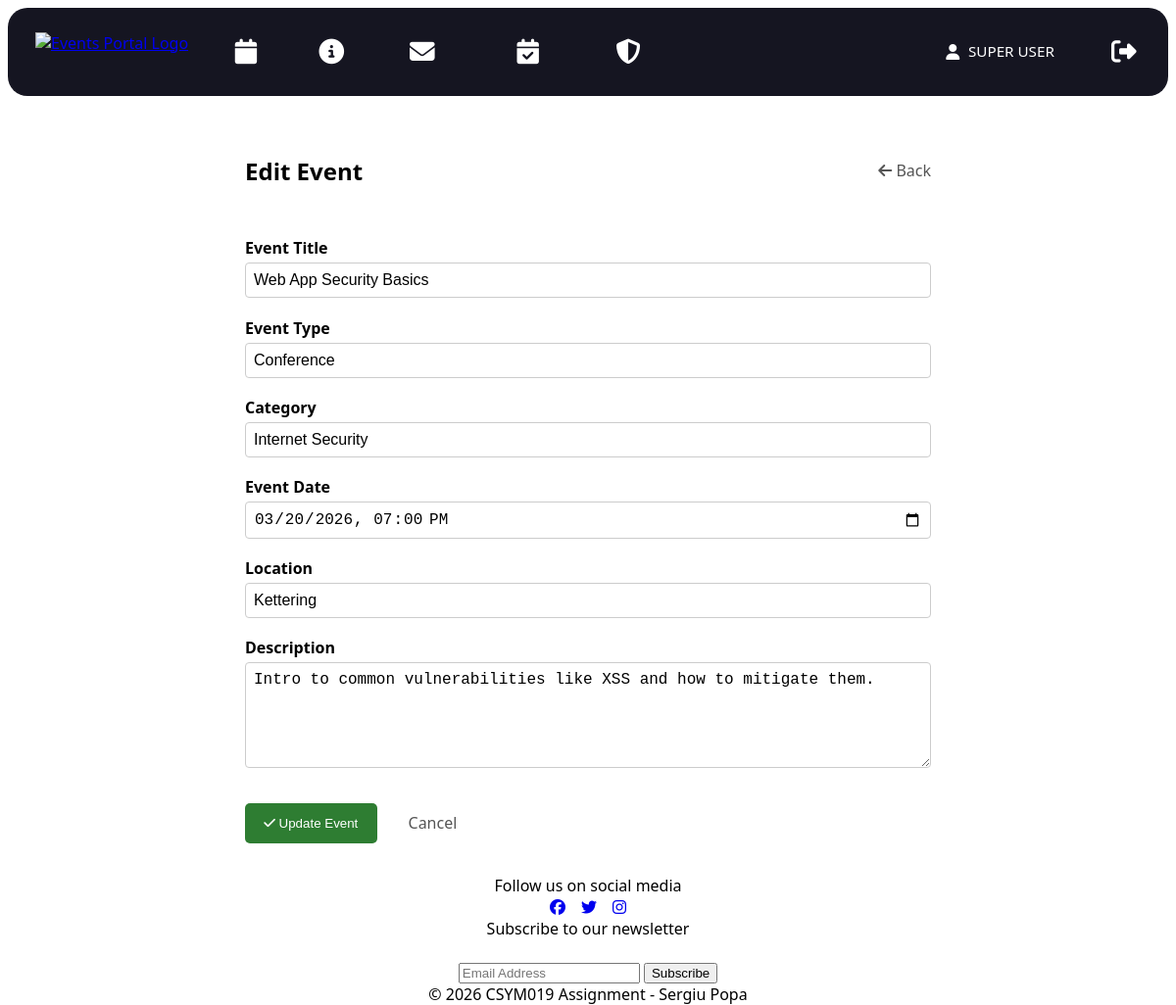
Page /admin/edit?id=3 (signed in) on the committed database.
### tables this page shows
CREATE TABLE IF NOT EXISTS events (
  eventid INT AUTO_INCREMENT PRIMARY KEY,
  category VARCHAR(255) NOT NULL,
  event_type VARCHAR(50) NOT NULL,
  title VARCHAR(255) NOT NULL,
  description TEXT NOT NULL,
  event_date DATETIME NOT NULL,
  location VARCHAR(255) NOT NULL,
  image_path VARCHAR(255) DEFAULT NULL,
  created_at TIMESTAMP DEFAULT CURRENT_TIMESTAMP
);

### src/framework/Application.php (called while the page is built, shortened)
<?php
class Application
{
    private Router $router;
    public function __construct(Router $router)
    {
        $this->router = $router;
    }
    public function run(): void
    {
        $path = parse_url($_SERVER['REQUEST_URI'], PHP_URL_PATH);
        $route = trim($path ?? '', '/');
        $parts = explode('/', $route);
        $controllerName = $parts[0] ?? 'home';
        $action = $parts[1] ?? 'index';
        $params = array_slice($parts, 2);
        $controller = $this->router->getController($controllerName);
        $page = $controller->$action(...$params);
        $variables = $page['variables'] ?? [];
        $content = $this->render(
            __DIR__ . '/../pages/' . $page['template'],
            $variables
        );
        require __DIR__ . '/../pages/layout.html.php';
    }
    private function render(string $file, array $variables = []): string
    {
        extract($variables);
        require $file;
        return ob_get_clean();
    }
}

### src/index.php (called while the page is built, shortened)
<?php
require_once __DIR__ . '/vendor/autoload.php';
require_once __DIR__ . '/autoload.php';
$router = new framework\Router();
$app = new framework\Application($router);
$app->run();

### src/controllers/AdminController.php (called while the page is built, shortened)
<?php
class AdminController
{
    private EventTable $events;
    public function __construct()
    {
        $this->events = new EventTable();
    }
    public function edit(): ?array
    {
        $id = $_GET['id'] ?? null;
        $event = $this->events->findById((int)$id);
        return [
            'title' => 'Edit Event',
            'template' => 'editEvent.html.php',
            'styles' => ['admin-form.css'],
            'scripts' => ['editEvent.js'],
            'variables' => [
                'event' => $event
            ]
        ];
    }
}

### src/autoload.php (called while the page is built, shortened)
<?php
spl_autoload_register(function (string $class) {
    $baseDir = __DIR__ . '/';
    $file = $baseDir . str_replace('\\', '/', $class) . '.php';
});

### src/framework/Database.php (called while the page is built, shortened)
<?php
class Database
{
    private static ?PDO $connection = null;
    public static function getConnection(): PDO
    {
        if (self::$connection === null) {
            $host = 'db';
            $db   = 'csym019_db';
            $user = 'csym019_user';
            $pass = 'csym019_pass';
            try {
                self::$connection = new PDO(
                    "mysql:host=$host;dbname=$db;charset=utf8mb4",
                    $user,
                    $pass
                );
                self::$connection->setAttribute(
                    PDO::ATTR_ERRMODE,
                    PDO::ERRMODE_EXCEPTION
                );
                self::$connection->setAttribute(
                    PDO::ATTR_DEFAULT_FETCH_MODE,
                    PDO::FETCH_ASSOC
                );
            } catch (PDOException $e) {
                die('Database connection failed: ' . $e->getMessage());
            }
        }
        return self::$connection;
    }
}

### src/models/EventTable.php (called while the page is built, shortened)
<?php
class EventTable
{
    private DatabaseHelper $table;
    public function __construct()
    {
        $this->table = new DatabaseHelper(
            Database::getConnection(),
            'events',
            'eventid',
            EventModel::class
        );
    }
    public function findById(int $eventid): object|false
    {
        return $this->table->find('eventid', $eventid);
    }
}

### src/framework/DatabaseHelper.php (called while the page is built, shortened)
<?php
class DatabaseHelper
{
    private PDO $pdo;
    private string $table;
    private string $className;
    public function __construct(
        PDO $pdo,
        string $table,
        string $primaryKey,
        string $className = 'stdClass'
    ) {
        $this->pdo = $pdo;
        $this->table = $table;
        $this->className = $className;
    }
    public function find(string $field, mixed $value): object|false
    {
        $stmt = $this->pdo->prepare(
            "SELECT * FROM {$this->table} WHERE {$field} = :value"
        );
        $stmt->execute([
            'value' => $value
        ]);
        $stmt->setFetchMode(PDO::FETCH_CLASS, $this->className);
        return $stmt->fetch();
    }
}

### src/pages/editEvent.html.php (the view, shortened to what this page needs)
<section class="admin-panel">
    <div class="admin-header">
        <h1>Edit Event</h1>
        <a href="/admin" class="btn-back">
            <i class="fa-solid fa-arrow-left"></i> Back
        </a>
    </div>
    <form id="editEventForm" class="admin-form" method="post" action="/admin/update">
        <div class="form-group">
            <label for="title">Event Title</label>
            <input
                type="text"
                id="title"
                name="title"
                required
                value="<?= htmlspecialchars($event->title) ?>">
        </div>
        <div class="form-group">
            <label for="event_type">Event Type</label>
            <input
                type="text"
                id="event_type"
                name="event_type"
                value="<?= htmlspecialchars($event->event_type) ?>">
        </div>
        <div class="form-group">
            <label for="category">Category</label>
            <input
                type="text"
                id="category"
                name="category"
                value="<?= htmlspecialchars($event->category) ?>">
        </div>
        <div class="form-group">
            <label for="event_date">Event Date</label>
            <input
                type="datetime-local"
                id="event_date"
                name="event_date"
                required
                value="<?= isset($event->event_date) ? date('Y-m-d\TH:i', strtotime($event->event_date)) : '' ?>">
        </div>
        <div class="form-group">
            <label for="location">Location</label>
            <input
                type="text"
                id="location"
                name="location"
                required
                value="<?= htmlspecialchars($event->location) ?>">
        </div>
        <div class="form-group">
            <label for="description">Description</label>
            <textarea
                id="description"
                name="description"
                rows="5"><?= htmlspecialchars($event->description) ?></textarea>
        </div>
        <div class="form-actions">
            <button type="submit" class="btn-save">
                <i class="fa-solid fa-check"></i> Update Event
            </button>
            <a href="/admin" class="btn-cancel">
                Cancel
            </a>
        </div>
    </form>
</section>

### src/styles/global.css (style rules this page uses)
:root { --bg: #ffffff; }
body { margin: 0; font-family: system-ui, -apple-system, Segoe UI, Roboto, Arial, sans-serif; background: var(--bg); }
* { box-sizing: border-box; }

### src/styles/layout.css (style rules this page uses)
:root { --nav-pad: 0.75rem; --nav-gap: 0.75rem; --icon-size: 1.6rem; --logo-height: 2.5rem; }
body { display: grid; grid-template-rows: auto 1fr auto; min-height: 100vh; margin: 0; }

### src/styles/cards.css (style rules this page uses)
:root { --card-panel-color: #151521; --card-text-color: #f4f4f7; --card-secondary-color: #b8b8c6; --card-border-color: rgba(255, 255, 255, 0.1); --card-radius-size: 16px; --card-gap: clamp(12px, 2vw, 20px); --card-pad: clamp(14px, 2vw, 18px); }

### src/styles/admin-form.css (style rules this page uses)
.admin-panel { max-width: 700px; margin: 2rem auto; }
.admin-header { display: flex; justify-content: space-between; align-items: center; margin-bottom: 2rem; }
.btn-back { text-decoration: none; color: #555; }
.admin-form { display: flex; flex-direction: column; gap: 1.2rem; }
.form-group { display: flex; flex-direction: column; }
.form-group label { font-weight: 600; margin-bottom: 4px; }
.form-group input, .form-group textarea { padding: 0.5rem; border: 1px solid #ccc; border-radius: 4px; font-size: 1rem; }
.form-actions { display: flex; gap: 1rem; margin-top: 1rem; }
.btn-save { background: #2e7d32; color: white; border: none; padding: 0.6rem 1.2rem; border-radius: 5px; cursor: pointer; }
.btn-cancel { text-decoration: none; color: #555; padding: 0.6rem 1rem; }

### rows in the picture
events: title "Web App Security Basics", event_type "Conference", category "Internet Security", event_date "03/20/2026 19:00", location "Kettering", description "Intro to common vulnerabilities like XSS and how to mitigate them."

### other values in the picture
$currentUser['firstname'] "SUPER"
$currentUser['lastname'] "USER"
